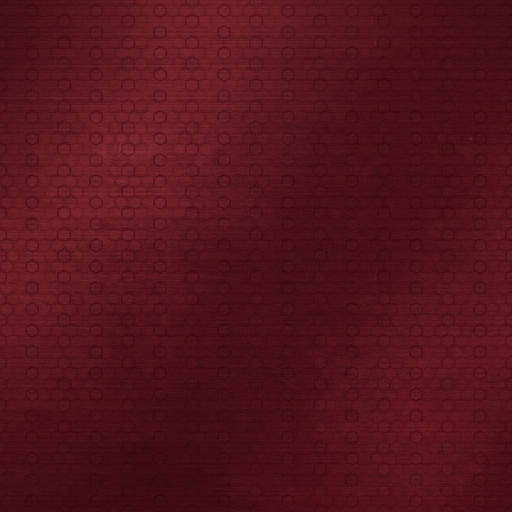
#> input picture frontend/scripts/art/ui-texture-sources/crimson.jpg, 1024 x 1024 px (shown at 1/2 size); its folder holds 3 pictures in this run
$ python make_ui_textures.py
#> lines starting #> are read from the running program, lines starting #| are printed output that depends on the picture
#> in build, img is the input picture: PIL image 1024x1024 RGB; mean R, G, B 83.9, 19.7, 27.3
"""Turn the antigravity (Gemini) plate renders into small, seamless, contrast-safe UI textures.

Each source is flattened (large-scale lighting removed), remapped onto a narrow colour ramp and made
tileable.  The ramps are chosen so the text colour used on that plate keeps >= 7:1 on EVERY pixel;
the script asserts it before writing.

    python -I scripts/art/make_ui_textures.py
"""
import os

import numpy as np
from PIL import Image, ImageFilter

HERE = os.path.dirname(os.path.abspath(__file__))
SRC = os.path.join(HERE, 'ui-texture-sources')
OUT = os.path.join(HERE, '..', '..', 'public', 'images', 'ui')
TILE = 384


def lum(rgb):
    c = rgb / 255.0
    c = np.where(c <= 0.03928, c / 12.92, ((c + 0.055) / 1.055) ** 2.4)
    return 0.2126 * c[..., 0] + 0.7152 * c[..., 1] + 0.0722 * c[..., 2]


def hexrgb(h):
    h = h.lstrip('#')
    return np.array([int(h[i:i + 2], 16) for i in (0, 2, 4)], dtype=float)


def flatten(img, sigma):
#> called with sigma = 40
    a = np.asarray(img.convert('L'), dtype=float)
    low = np.asarray(Image.fromarray(a.astype('uint8')).filter(ImageFilter.GaussianBlur(sigma)), dtype=float) + 1
    r = a / low
    lo, hi = np.percentile(r, [1, 99])
#> lo = 0.59; hi = 1.24
    return np.clip((r - lo) / (hi - lo), 0, 1)


def tileable(a):
    h, w = a.shape[:2]
#> h = 384; w = 384
    y = np.sin(np.linspace(0, np.pi, h)) ** 2
    x = np.sin(np.linspace(0, np.pi, w)) ** 2
    m = (y[:, None] * x[None, :])[..., None] if a.ndim == 3 else y[:, None] * x[None, :]
    return a * m + np.roll(a, (h // 2, w // 2), (0, 1)) * (1 - m)
#> returned value: shape (384, 384, 3) float64


def build(name, src, ramp_lo, ramp_hi, text, min_ratio, crop, sigma=40, flip=False):
    img = Image.open(os.path.join(SRC, src)).convert('RGB')
    x0, y0 = crop
    img = img.crop((x0, y0, x0 + 512, y0 + 512)).resize((TILE, TILE), Image.LANCZOS)
    t = flatten(img, sigma)
    if flip:
        t = 1 - t
    lo, hi = hexrgb(ramp_lo), hexrgb(ramp_hi)
    rgb = lo + (hi - lo) * t[..., None]
    rgb = tileable(rgb)
    L = lum(rgb)
    tl = float(lum(hexrgb(text)))
    ratios = (np.maximum(L, tl) + 0.05) / (np.minimum(L, tl) + 0.05)
    worst = float(ratios.min())
#> worst = 8.01
    assert worst >= min_ratio, (name, round(worst, 2))
    Image.fromarray(np.clip(rgb, 0, 255).astype('uint8')).save(os.path.join(OUT, f'plate-{name}.webp'), quality=82, method=6)
    print(f'plate-{name}.webp worst text contrast {worst:.2f}:1')
#| plate-primary.webp worst text contrast 8.01:1


os.makedirs(OUT, exist_ok=True)
# primary: white text; ramp top is no brighter than the existing #a8112b fill (7:1)
build('primary', 'crimson.jpg', '#4a0715', '#a1102a', '#ffffff', 7.0, (256, 256))
# ghost / secondary: light text on gunmetal
build('ghost', 'steel.jpg', '#1d1822', '#383040', '#f7eef2', 7.0, (256, 256))
#> call 2 of build, with name = 'ghost', src = 'steel.jpg', ramp_lo = '#1d1822', ramp_hi = '#383040', text = '#f7eef2', min_ratio = 7, crop = (256, 256), sigma = 40
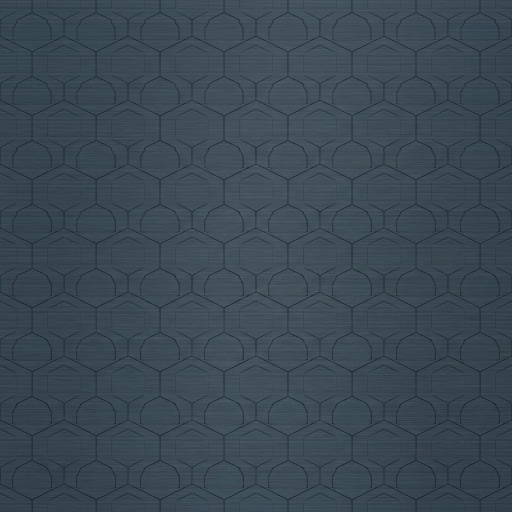
#> input picture frontend/scripts/art/ui-texture-sources/steel.jpg, 1024 x 1024 px (shown at 1/2 size)
#> in build, img is the input picture: PIL image 1024x1024 RGB; mean R, G, B 58.9, 72.7, 82.6
#> in build (call 2), `ratios = (np.maximum(L, tl) + 0.05) / (np.minimum(L, tl) + 0.05)`:
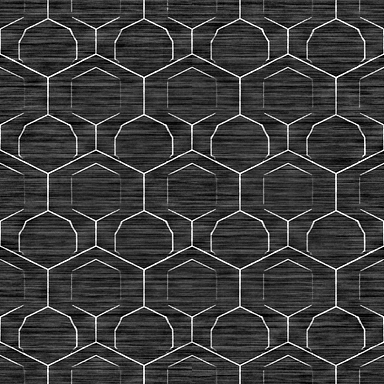
#> ratios: shape (384, 384) float64; min 11.09, max 15.31, mean 12.08; drawn with min black and max white
#> in build (call 2), `worst = float(ratios.min())`: worst = 11.09
#| plate-ghost.webp worst text contrast 11.09:1
# gold: dark text on champagne gold
build('gold', 'gold.jpg', '#cfa850', '#f2d487', '#221405', 7.0, (128, 128), sigma=60)
#> call 3 of build, with name = 'gold', src = 'gold.jpg', ramp_lo = '#cfa850', ramp_hi = '#f2d487', text = '#221405', min_ratio = 7, crop = (128, 128), sigma = 60
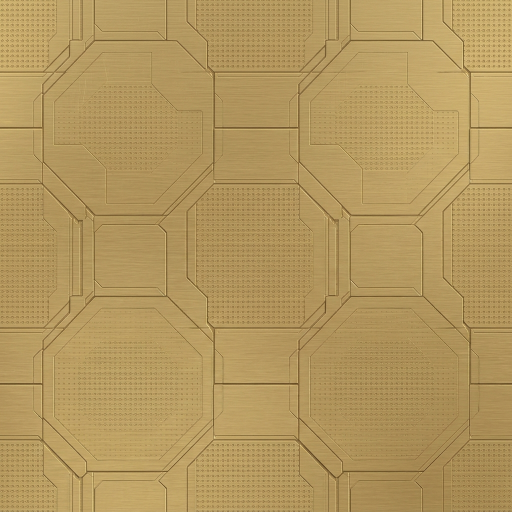
#> input picture frontend/scripts/art/ui-texture-sources/gold.jpg, 1024 x 1024 px (shown at 1/2 size)
#> in build, img is the input picture: PIL image 1024x1024 RGB; mean R, G, B 179.3, 151.2, 94.1
#> call 3 of flatten, with sigma = 60
#> in flatten (call 3), `r = a / low`:
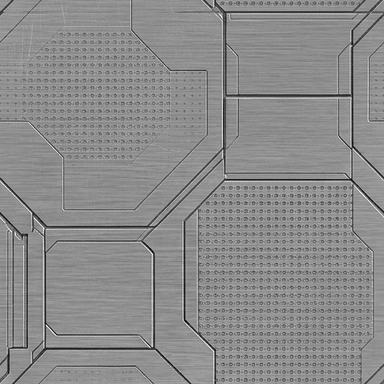
#> r: shape (384, 384) float64; min 0.443, max 1.44, mean 0.989; drawn with min black and max white
#> in flatten (call 3), `lo, hi = np.percentile(r, [1, 99])`: lo = 0.649; hi = 1.16
#> in build (call 3), `ratios = (np.maximum(L, tl) + 0.05) / (np.minimum(L, tl) + 0.05)`:
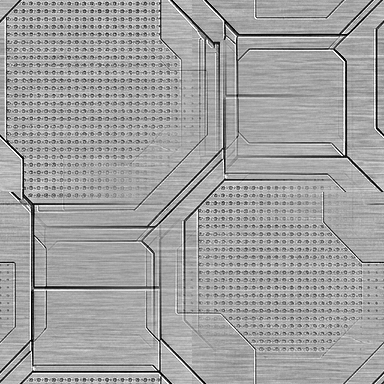
#> ratios: shape (384, 384) float64; min 8.01, max 12.43, mean 10.82; drawn with min black and max white
#> in build (call 3), `worst = float(ratios.min())`: worst = 8.01
#| plate-gold.webp worst text contrast 8.01:1
# hull: panel / popup surfaces; ramp stays under the worst-case surface #26202f
build('hull', 'steel.jpg', '#15101a', '#26202f', '#cabdc5', 7.0, (0, 0), sigma=50)
#> call 4 of flatten, with sigma = 50
#> in flatten (call 4), `r = a / low`:
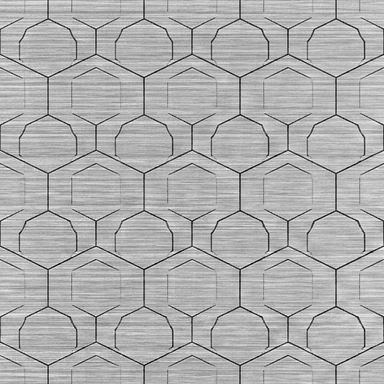
#> r: shape (384, 384) float64; min 0.406, max 1.25, mean 0.991; drawn with min black and max white
#> in flatten (call 4), `lo, hi = np.percentile(r, [1, 99])`: lo = 0.566; hi = 1.13
#> in lum (call 7), `c = np.where(c <= 0.03928, c / 12.92, ((c + 0.055) / 1.055) ** 2.4)`:
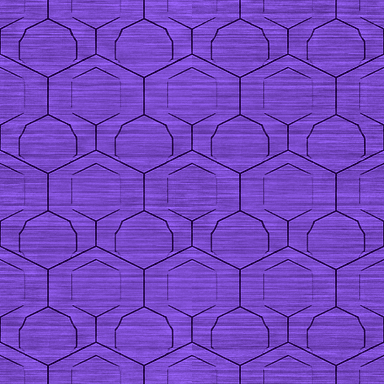
#> c: shape (384, 384, 3) float64; mean of channels 0, 1, 2 0.0158, 0.0117, 0.023; drawn with min black and max white
#| plate-hull.webp worst text contrast 8.72:1
